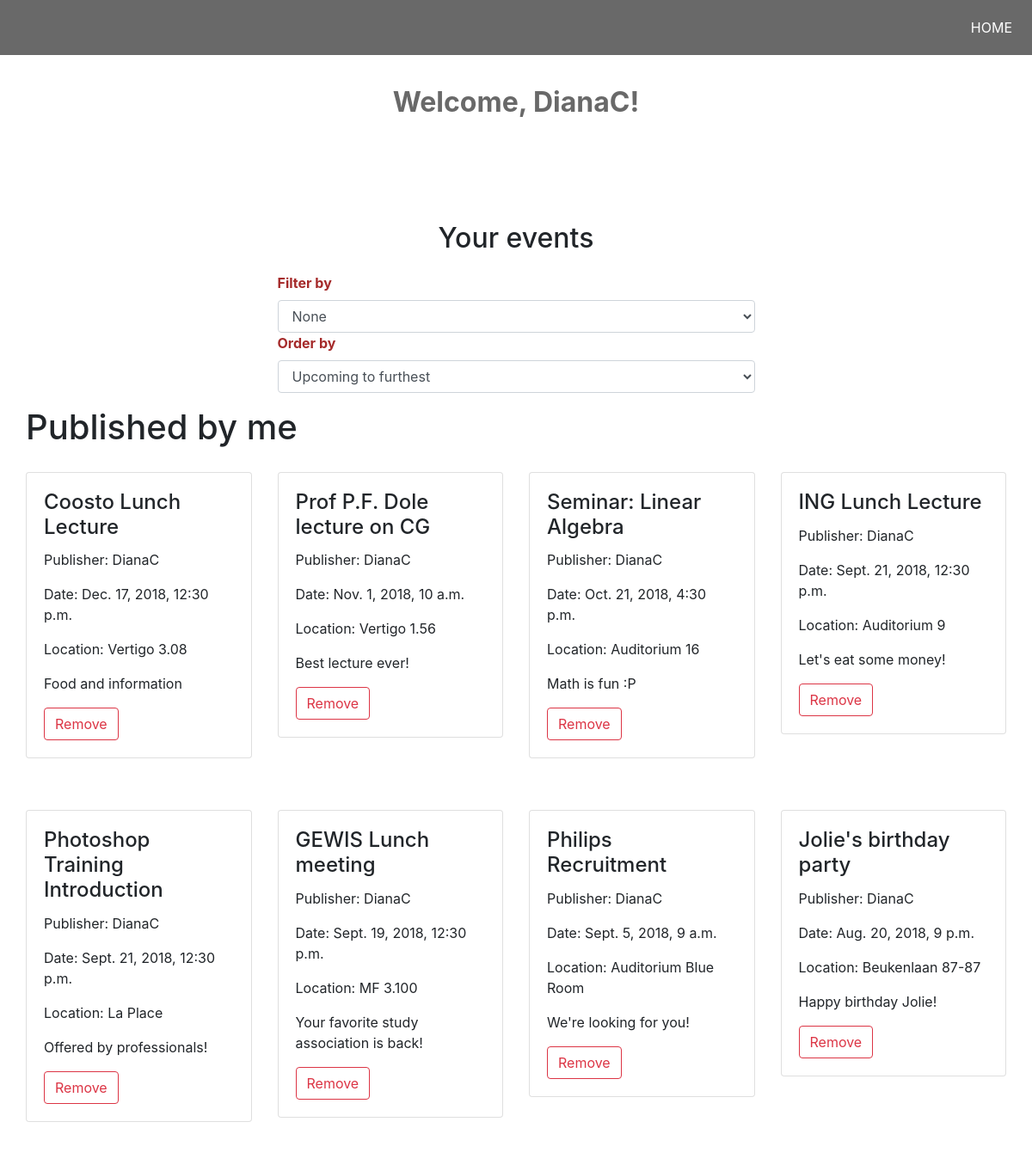
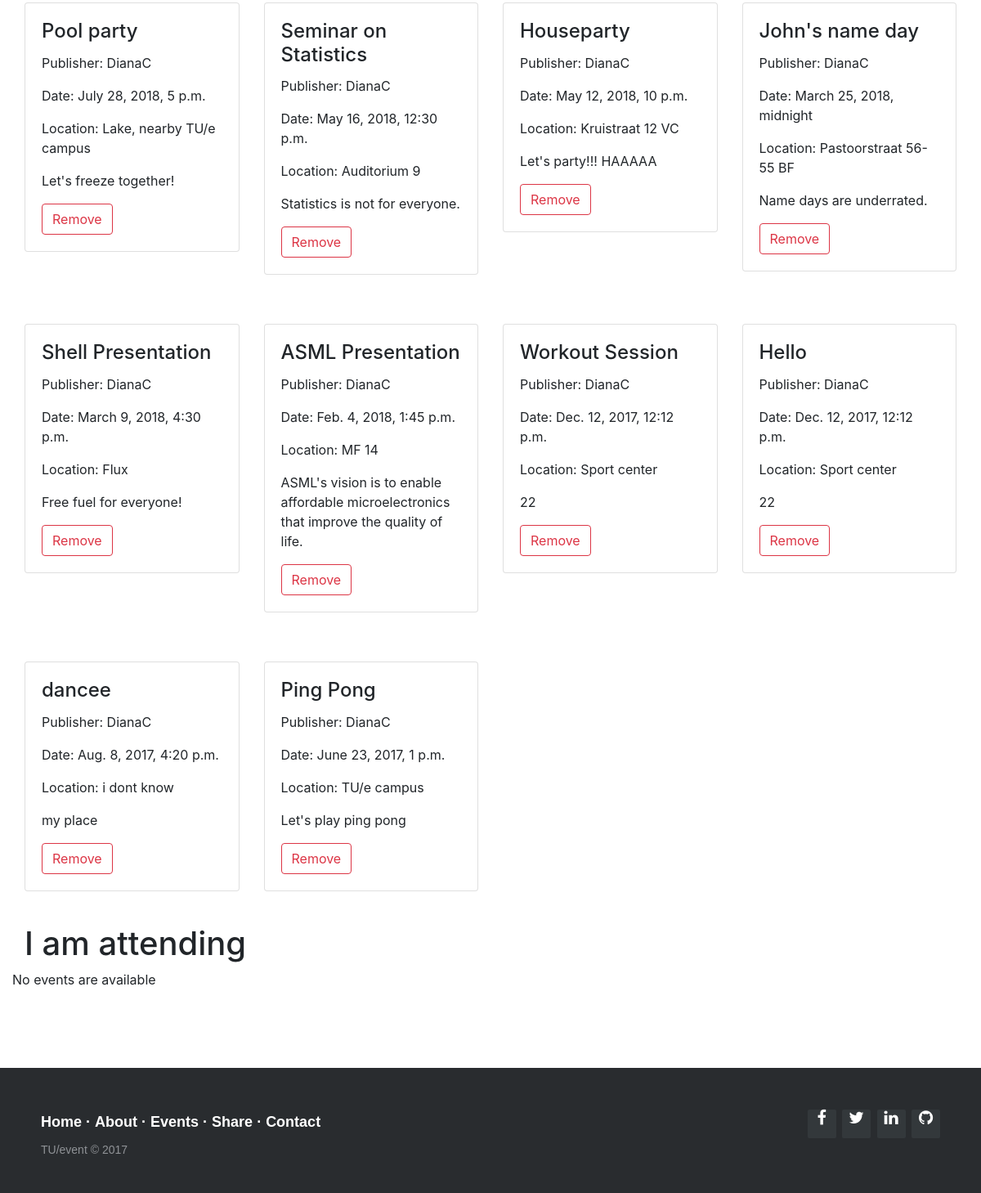
The page /myprofile (signed in) on the database its author committed (2 pictures, top to bottom).
### app/models.py (models this page shows, shortened)
class Event(models.Model):
    CATEGORIES = (
        ('le', 'Leisure'),
        ('pe', 'Personal'),
        ('ed', 'Educational'),
        ('pr', 'Professional'),
    )
    published_by = models.ForeignKey('auth.User', default=0, on_delete=models.CASCADE)
    event_name = models.CharField(max_length=200)
    event_location = models.CharField(max_length=250)
    position = GeopositionField(default='51.447,5.484')
    event_date = models.DateTimeField('Date_format: YYYY-MM-DD HH:mm')
    event_description = models.CharField(max_length=300)
    event_category = models.CharField(
        max_length=2,
        choices=CATEGORIES,
    )

### app/views.py (the view, shortened to what this page needs)
# urls.py: path('myprofile', views.myprofile, name='myprofile'),
def myprofile(request):
    user =   request.user
    my_event_list = Event.objects.filter(published_by = user).order_by('-event_date')
    form_class = FilterByForm
    form_class1 = OrderByForm
    attendances = XattendsY.objects.filter(x_user=request.user)
    context = {'my_event_list': my_event_list[:30], 'user': user,
    'filterbyform': form_class, 'orderbyform': form_class1, 'attendances': attendances}
    return render(request, 'app/myprofile.html', context)

### app/templates/app/myprofile.html (shortened to what this page needs)
{% load static %}
<html>
<head>
  <link href="{% static 'app/myprofile.css' %}" rel="stylesheet" type="text/css">
  <link href="{% static 'app/css/bootstrap.min.css' %}" rel="stylesheet">
  <link rel="stylesheet" href="http://maxcdn.bootstrapcdn.com/font-awesome/4.2.0/css/font-awesome.min.css">
</head>
<body>
  <header>
    <nav>
      <ul>
        <li><a href="{% url 'app:index' %}">HOME</a></li>
      </ul>
    </nav>
  </header>
  <div class="container-fluid">
    <div class="row">
      <div class="col-md-4">
      </div>
      <div class="col-md-4">
          <h2 class="centered greet your-events"><b>Welcome, {{user.username}}!</b></h2>
      </div>
    </div>
    <div class="row">
      <div class="col-md-4">
      </div>
      <div class="col-md-4">
      <h2 class="centered your-events">Your events</h2>
      </div>
    </div>
        <div class="container-fluid">
          <div class="row">
            <div class="col-md-3">
            </div>
            <div class="col-md-6 col-sm-12">
              <form id="form" method="post">
                <div class="form-group">
                  <ul style="list-style-type:none">
                <li style="width:100%; ">
                      <label for="sel0" style="color:brown"><b>Filter by</b></label>
                      {{ filterbyform }}
                </li>
                <li style="width:100%">
                      <label for="sel1" style="color:brown"><b>Order by</b></label>
                      {{ orderbyform }}
              </li>
            </ul>
              </div>
            </form>
            </div>
          </div>
          <h1> Published by me </h1>
          <div class="row">
            {% if my_event_list %} {% for event in my_event_list %}
            <div class="col-md-6 col-lg-3">
              <div class="card card2">
                <div class="card-body">
                  <h4 class="card-title">{{event.event_name}}</h4>
                  <p class="card-text">Publisher: {{event.published_by}} </p>
                  <p class="card-text">Date: {{event.event_date}}</p>
                  <p class="card-text">Location: {{event.event_location}}</p>
                  <p class="card-text">{{event.event_description}}</p>
                  <div class="btn-group" data-toggle="buttons">
                    <button type="button" class="btn btn-outline-danger remove_button">Remove</button>
                  </div>
                </div>
              </div>
            </div>
            {% endfor %} {% else %}
            <p>No events are available </p>
            {% endif %}
          </div>
          <h1> I am attending</h1>
            <div class="row">
            {% if attendances %} {% for event in attendances %}
            <div class="col-md-6 col-lg-3">
              <div class="card card2">
                <div class="card-body">
                  <h4 class="card-title">{{event.y_event.event_name}}</h4>
                  <p class="card-text">Publisher: {{event.y_event.published_by}} </p>
                  <p class="card-text">Date: {{event.y_event.event_date}}</p>
                  <p class="card-text">Location: {{event.y_event.event_location}}</p>
                  <p class="card-text">{{event.y_event.event_description}}</p>
                  <div class="btn-group" data-toggle="buttons">
                    <button type="button" class="btn btn-outline-danger remove_button">Remove</button>
                  </div>
                </div>
              </div>
            </div>
            {% endfor %} {% else %}
            <p>No events are available </p>
            {% endif %}
          </div>
        </div>
    </div>
  <footer class="footer-distributed">
    <div class="footer-right">
      <a href="http://www.facebook.com"><i class="fa fa-facebook"></i></a>
      <a href="http://www.twitter.com"><i class="fa fa-twitter"></i></a>
      <a href="http://www.linkedin.com"><i class="fa fa-linkedin"></i></a>
      <a href="https://www.github.com"><i class="fa fa-github"></i></a>
    </div>
    <div class="footer-left">
      <p class="footer-links">
        <a class="slide-section" href="{% url 'app:index' %}#home">Home</a> ·
        <a class="slide-section" href="{% url 'app:index' %}#about">About</a> ·
        <a class="slide-section" href="{% url 'app:index' %}#events">Events</a> ·
        <a href="{% url 'app:share2' %}">Share</a> ·
        <a href="{% url 'app:contact' %}">Contact</a>
      </p>
      <p>TU/event &copy; 2017</p>
    </div>
  </footer>
</body>
</html>

### app/static/app/myprofile.css (style rules this page uses)
* { margin:0; padding:0; }
body { font-family: sans-serif; }
.centered { text-align: center; }
.greet { margin-top:8px; color:dimgray; }
.your-events { margin-top:100px; margin-bottom:20px; }
.card2 { margin: 0 auto; margin-top: 20px; margin-bottom: 40px; }
nav { overflow: hidden; position: absolute; width: 100%; position: fixed; z-index:1; background-color: dimgray; }
nav a { text-decoration: none; color: #282828; font-size: 16px; padding: 3px; }
nav ul { overflow: hidden; color: #fff; margin: 0; padding: 0; text-align: center; transition: max-height 0.5s; -webkit-transition: max-height 0.5s; -moz-transition: max-height 0.5s; -ms-transition: max-height 0.5s; -o-transition: max-height 0.5s; list-style: none; }
nav ul li { float: right; display: inline-block; padding: 20px; text-decoration: none; }
li > a { position: relative; color: white; text-decoration: none; }
.footer-distributed { background-color: #292c2f; box-shadow: 0 1px 1px 0 rgba(0, 0, 0, 0.12); box-sizing: border-box; width: 100%; text-align: left; font: normal 16px sans-serif; padding: 45px 50px; margin-top: 80px; }
.footer-distributed .footer-left p { color: #8f9296; font-size: 14px; margin: 0; }
.footer-distributed p.footer-links { font-size:18px; font-weight: bold; color: #ffffff; margin: 0 0 10px; padding: 0; }
.footer-distributed p.footer-links a { display:inline-block; line-height: 1.8; text-decoration: none; color: inherit; padding-top: 5px; }
.footer-distributed .footer-right { float: right; margin-top: 6px; max-width: 180px; }
.footer-distributed .footer-right a { display: inline-block; width: 35px; height: 35px; background-color: #33383b; border-radius: 2px; font-size: 20px; color: #ffffff; text-align: center; line-height: 35px; margin-left: 3px; }

### rows shown on the page
Event: event_name "Coosto Lunch Lecture", published_by "DianaC", event_date "Dec. 17, 2018, 12:30 p.m.", event_location "Vertigo 3.08", event_description "Food and information"
Event: event_name "Prof P.F. Dole lecture on CG", published_by "DianaC", event_date "Nov. 1, 2018, 10 a.m.", event_location "Vertigo 1.56", event_description "Best lecture ever!"
Event: event_name "Seminar: Linear Algebra", published_by "DianaC", event_date "Oct. 21, 2018, 4:30 p.m.", event_location "Auditorium 16", event_description "Math is fun :P"
Event: event_name "ING Lunch Lecture", published_by "DianaC", event_date "Sept. 21, 2018, 12:30 p.m.", event_location "Auditorium 9", event_description "Let's eat some money!"
Event: event_name "Photoshop Training Introduction", published_by "DianaC", event_date "Sept. 21, 2018, 12:30 p.m.", event_location "La Place", event_description "Offered by professionals!"
Event: event_name "GEWIS Lunch meeting", published_by "DianaC", event_date "Sept. 19, 2018, 12:30 p.m.", event_location "MF 3.100", event_description "Your favorite study association is back!"
Event: event_name "Philips Recruitment", published_by "DianaC", event_date "Sept. 5, 2018, 9 a.m.", event_location "Auditorium Blue Room", event_description "We're looking for you!"
Event: event_name "Jolie's birthday party", published_by "DianaC", event_date "Aug. 20, 2018, 9 p.m.", event_location "Beukenlaan 87-87", event_description "Happy birthday Jolie!"
Event: event_name "Pool party", published_by "DianaC", event_date "July 28, 2018, 5 p.m.", event_location "Lake, nearby TU/e campus", event_description "Let's freeze together!"
Event: event_name "Seminar on Statistics", published_by "DianaC", event_date "May 16, 2018, 12:30 p.m.", event_location "Auditorium 9", event_description "Statistics is not for everyone."
Event: event_name "Houseparty", published_by "DianaC", event_date "May 12, 2018, 10 p.m.", event_location "Kruistraat 12 VC", event_description "Let's party!!! HAAAAA"
Event: event_name "John's name day", published_by "DianaC", event_date "March 25, 2018, midnight", event_location "Pastoorstraat 56-55 BF", event_description "Name days are underrated."
Event: event_name "Shell Presentation", published_by "DianaC", event_date "March 9, 2018, 4:30 p.m.", event_location "Flux", event_description "Free fuel for everyone!"
Event: event_name "ASML Presentation", published_by "DianaC", event_date "Feb. 4, 2018, 1:45 p.m.", event_location "MF 14", event_description "ASML's vision is to enable affordable microelectronics that improve the quality of life."
Event: event_name "Workout Session", published_by "DianaC", event_date "Dec. 12, 2017, 12:12 p.m.", event_location "Sport center", event_description "22"
Event: event_name "Hello", published_by "DianaC", event_date "Dec. 12, 2017, 12:12 p.m.", event_location "Sport center", event_description "22"
Event: event_name "dancee", published_by "DianaC", event_date "Aug. 8, 2017, 4:20 p.m.", event_location "i dont know", event_description "my place"
Event: event_name "Ping Pong", published_by "DianaC", event_date "June 23, 2017, 1 p.m.", event_location "TU/e campus", event_description "Let's play ping pong"

### other values the page prints
{{ user.username }} "DianaC"
